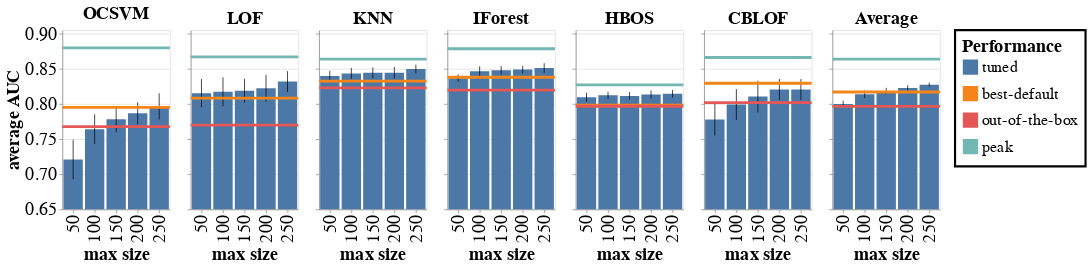

The notebook cell saved with this chart:
### Markdown cell above
# Fixed validation set multiple runs with limit

### Code cell
chart = compare_plot_fixed_size_bars_multiple_runs('absolute_validation_set_multiple_10runs_max_25', REFERENCES, datasets_to_use)
big_chart(chart)

### Figure 1 — Vega-Lite specification as saved in the notebook (floating-point values rounded to 4 significant figures)
{"config": {"view": {"continuousWidth": 400, "continuousHeight": 300}, "axis": {"labelFontSize": 25, "titleFontSize": 25}, "legend": {"cornerRadius": 0, "labelFontSize": 23, "labelLimit": 0, "orient": "right", "padding": 10, "strokeColor": "black", "strokeWidth": 3, "symbolSize": 300, "symbolStrokeWidth": 4, "titleFontSize": 25, "titleLimit": 0}, "title": {"fontSize": 25, "subtitleFontSize": 25}}, "hconcat": [{"layer": [{"data": {"name": "data-558810ce6173d633259a7916576d6b80"}, "mark": {"type": "bar", "clip": true}, "encoding": {"color": {"type": "nominal", "field": "reference", "legend": {"title": "Performance"}, "scale": {"domain": ["tuned", "best-default", "out-of-the-box", "peak"]}}, "x": {"type": "ordinal", "field": "size", "scale": {"reverse": false}, "title": "max size"}, "y": {"type": "quantitative", "axis": {"title": "average AUC"}, "field": "test_auc_mean", "scale": {"domain": [0.65, 0.905]}}}}, {"data": {"name": "data-558810ce6173d633259a7916576d6b80"}, "mark": "rule", "encoding": {"x": {"type": "ordinal", "field": "size", "scale": {"reverse": false}, "title": "max size"}, "y": {"type": "quantitative", "field": "min_error", "scale": {"domain": [0.65, 0.905]}}, "y2": {"field": "max_error"}}}, {"data": {"name": "data-2f2f164ceda15bb274339646c7843c2a"}, "mark": {"type": "rule", "strokeWidth": 4}, "encoding": {"color": {"type": "nominal", "field": "reference"}, "y": {"type": "quantitative", "field": "test_auc", "scale": {"domain": [0.65, 0.905]}}}}], "height": 250, "resolve": {"scale": {"y": "shared"}}, "title": "OCSVM", "width": 150}, {"layer": [{"data": {"name": "data-28a8447e173298cdb214b820b9483259"}, "mark": {"type": "bar", "clip": true}, "encoding": {"color": {"type": "nominal", "field": "reference", "legend": {"title": "Performance"}, "scale": {"domain": ["tuned", "best-default", "out-of-the-box", "peak"]}}, "x": {"type": "ordinal", "field": "size", "scale": {"reverse": false}, "title": "max size"}, "y": {"type": "quantitative", "axis": {"labels": false, "title": null}, "field": "test_auc_mean", "scale": {"domain": [0.65, 0.905]}}}}, {"data": {"name": "data-28a8447e173298cdb214b820b9483259"}, "mark": "rule", "encoding": {"x": {"type": "ordinal", "field": "size", "scale": {"reverse": false}, "title": "max size"}, "y": {"type": "quantitative", "field": "min_error", "scale": {"domain": [0.65, 0.905]}}, "y2": {"field": "max_error"}}}, {"data": {"name": "data-ebc6c3cc82869a03e2ed3b8ba43a4183"}, "mark": {"type": "rule", "strokeWidth": 4}, "encoding": {"color": {"type": "nominal", "field": "reference"}, "y": {"type": "quantitative", "field": "test_auc", "scale": {"domain": [0.65, 0.905]}}}}], "height": 250, "resolve": {"scale": {"y": "shared"}}, "title": "LOF", "width": 150}, {"layer": [{"data": {"name": "data-0ac66da0768ac097fa97455f9377eb8e"}, "mark": {"type": "bar", "clip": true}, "encoding": {"color": {"type": "nominal", "field": "reference", "legend": {"title": "Performance"}, "scale": {"domain": ["tuned", "best-default", "out-of-the-box", "peak"]}}, "x": {"type": "ordinal", "field": "size", "scale": {"reverse": false}, "title": "max size"}, "y": {"type": "quantitative", "axis": {"labels": false, "title": null}, "field": "test_auc_mean", "scale": {"domain": [0.65, 0.905]}}}}, {"data": {"name": "data-0ac66da0768ac097fa97455f9377eb8e"}, "mark": "rule", "encoding": {"x": {"type": "ordinal", "field": "size", "scale": {"reverse": false}, "title": "max size"}, "y": {"type": "quantitative", "field": "min_error", "scale": {"domain": [0.65, 0.905]}}, "y2": {"field": "max_error"}}}, {"data": {"name": "data-bdf8a7840ab603533146277df137f46b"}, "mark": {"type": "rule", "strokeWidth": 4}, "encoding": {"color": {"type": "nominal", "field": "reference"}, "y": {"type": "quantitative", "field": "test_auc", "scale": {"domain": [0.65, 0.905]}}}}], "height": 250, "resolve": {"scale": {"y": "shared"}}, "title": "KNN", "width": 150}, {"layer": [{"data": {"name": "data-cb8261f3a0b7198c5cf74f2e914f6118"}, "mark": {"type": "bar", "clip": true}, "encoding": {"color": {"type": "nominal", "field": "reference", "legend": {"title": "Performance"}, "scale": {"domain": ["tuned", "best-default", "out-of-the-box", "peak"]}}, "x": {"type": "ordinal", "field": "size", "scale": {"reverse": false}, "title": "max size"}, "y": {"type": "quantitative", "axis": {"labels": false, "title": null}, "field": "test_auc_mean", "scale": {"domain": [0.65, 0.905]}}}}, {"data": {"name": "data-cb8261f3a0b7198c5cf74f2e914f6118"}, "mark": "rule", "encoding": {"x": {"type": "ordinal", "field": "size", "scale": {"reverse": false}, "title": "max size"}, "y": {"type": "quantitative", "field": "min_error", "scale": {"domain": [0.65, 0.905]}}, "y2": {"field": "max_error"}}}, {"data": {"name": "data-0196b03120e5e7e91eadd9c02f41b03d"}, "mark": {"type": "rule", "strokeWidth": 4}, "encoding": {"color": {"type": "nominal", "field": "reference"}, "y": {"type": "quantitative", "field": "test_auc", "scale": {"domain": [0.65, 0.905]}}}}], "height": 250, "resolve": {"scale": {"y": "shared"}}, "title": "IForest", "width": 150}, {"layer": [{"data": {"name": "data-4df7fab0823a16116eb0c43ea19c1198"}, "mark": {"type": "bar", "clip": true}, "encoding": {"color": {"type": "nominal", "field": "reference", "legend": {"title": "Performance"}, "scale": {"domain": ["tuned", "best-default", "out-of-the-box", "peak"]}}, "x": {"type": "ordinal", "field": "size", "scale": {"reverse": false}, "title": "max size"}, "y": {"type": "quantitative", "axis": {"labels": false, "title": null}, "field": "test_auc_mean", "scale": {"domain": [0.65, 0.905]}}}}, {"data": {"name": "data-4df7fab0823a16116eb0c43ea19c1198"}, "mark": "rule", "encoding": {"x": {"type": "ordinal", "field": "size", "scale": {"reverse": false}, "title": "max size"}, "y": {"type": "quantitative", "field": "min_error", "scale": {"domain": [0.65, 0.905]}}, "y2": {"field": "max_error"}}}, {"data": {"name": "data-0818e350ef7aa0cb2c2e6cbb20315949"}, "mark": {"type": "rule", "strokeWidth": 4}, "encoding": {"color": {"type": "nominal", "field": "reference"}, "y": {"type": "quantitative", "field": "test_auc", "scale": {"domain": [0.65, 0.905]}}}}], "height": 250, "resolve": {"scale": {"y": "shared"}}, "title": "HBOS", "width": 150}, {"layer": [{"data": {"name": "data-1bcbbf0159055200ea29815d96182149"}, "mark": {"type": "bar", "clip": true}, "encoding": {"color": {"type": "nominal", "field": "reference", "legend": {"title": "Performance"}, "scale": {"domain": ["tuned", "best-default", "out-of-the-box", "peak"]}}, "x": {"type": "ordinal", "field": "size", "scale": {"reverse": false}, "title": "max size"}, "y": {"type": "quantitative", "axis": {"labels": false, "title": null}, "field": "test_auc_mean", "scale": {"domain": [0.65, 0.905]}}}}, {"data": {"name": "data-1bcbbf0159055200ea29815d96182149"}, "mark": "rule", "encoding": {"x": {"type": "ordinal", "field": "size", "scale": {"reverse": false}, "title": "max size"}, "y": {"type": "quantitative", "field": "min_error", "scale": {"domain": [0.65, 0.905]}}, "y2": {"field": "max_error"}}}, {"data": {"name": "data-28795c827af71d4092d892defd26b221"}, "mark": {"type": "rule", "strokeWidth": 4}, "encoding": {"color": {"type": "nominal", "field": "reference"}, "y": {"type": "quantitative", "field": "test_auc", "scale": {"domain": [0.65, 0.905]}}}}], "height": 250, "resolve": {"scale": {"y": "shared"}}, "title": "CBLOF", "width": 150}, {"layer": [{"data": {"name": "data-a29c3db56bf572bf203ec609c656b85b"}, "mark": {"type": "bar", "clip": true}, "encoding": {"color": {"type": "nominal", "field": "reference", "legend": {"title": "Performance"}, "scale": {"domain": ["tuned", "best-default", "out-of-the-box", "peak"]}}, "x": {"type": "ordinal", "field": "size", "scale": {"reverse": false}, "title": "max size"}, "y": {"type": "quantitative", "axis": {"labels": false, "title": null}, "field": "test_auc_mean", "scale": {"domain": [0.65, 0.905]}}}}, {"data": {"name": "data-a29c3db56bf572bf203ec609c656b85b"}, "mark": "rule", "encoding": {"x": {"type": "ordinal", "field": "size", "scale": {"reverse": false}, "title": "max size"}, "y": {"type": "quantitative", "field": "min_error", "scale": {"domain": [0.65, 0.905]}}, "y2": {"field": "max_error"}}}, {"data": {"name": "data-6f9b2e867307418b6e61744b4d36e649"}, "mark": {"type": "rule", "strokeWidth": 4}, "encoding": {"color": {"type": "nominal", "field": "reference"}, "y": {"type": "quantitative", "field": "test_auc", "scale": {"domain": [0.65, 0.905]}}}}], "height": 250, "resolve": {"scale": {"y": "shared"}}, "title": "Average", "width": 150}], "resolve": {"axis": {"y": "shared"}, "scale": {"y": "shared"}}, "$schema": "https://vega.github.io/schema/vega-lite/v4.8.1.json", "datasets": {"data-558810ce6173d633259a7916576d6b80": [{"algorithm_name": "OCSVM", "size": 50, "run_idx_mean": 4.5, "run_idx_std": 3.028, "test_auc_mean": 0.7209, "test_auc_std": 0.02805, "test_ap_mean": 0.2937, "test_ap_std": 0.02872, "reference": "tuned", "min_error": 0.6929, "max_error": 0.749}, {"algorithm_name": "OCSVM", "size": 100, "run_idx_mean": 4.5, "run_idx_std": 3.028, "test_auc_mean": 0.7641, "test_auc_std": 0.02116, "test_ap_mean": 0.3258, "test_ap_std": 0.02115, "reference": "tuned", "min_error": 0.7429, "max_error": 0.7852}, {"algorithm_name": "OCSVM", "size": 150, "run_idx_mean": 4.5, "run_idx_std": 3.028, "test_auc_mean": 0.7782, "test_auc_std": 0.01873, "test_ap_mean": 0.3279, "test_ap_std": 0.02608, "reference": "tuned", "min_error": 0.7595, "max_error": 0.7969}, {"algorithm_name": "OCSVM", "size": 200, "run_idx_mean": 4.5, "run_idx_std": 3.028, "test_auc_mean": 0.7866, "test_auc_std": 0.01564, "test_ap_mean": 0.3294, "test_ap_std": 0.02763, "reference": "tuned", "min_error": 0.771, "max_error": 0.8023}, {"algorithm_name": "OCSVM", "size": 250, "run_idx_mean": 4.5, "run_idx_std": 3.028, "test_auc_mean": 0.7966, "test_auc_std": 0.01871, "test_ap_mean": 0.3331, "test_ap_std": 0.02555, "reference": "tuned", "min_error": 0.7779, "max_error": 0.8153}], "data-2f2f164ceda15bb274339646c7843c2a": [{"index": 5, "reference": "best-default", "algorithm_name": "OCSVM", "test_auc": 0.7951, "test_ap": 0.3711}, {"index": 11, "reference": "out-of-the-box", "algorithm_name": "OCSVM", "test_auc": 0.7678, "test_ap": 0.3655}, {"index": 17, "reference": "peak", "algorithm_name": "OCSVM", "test_auc": 0.8797, "test_ap": 0.4187}], "data-28a8447e173298cdb214b820b9483259": [{"algorithm_name": "LOF", "size": 50, "run_idx_mean": 4.5, "run_idx_std": 3.028, "test_auc_mean": 0.8154, "test_auc_std": 0.02003, "test_ap_mean": 0.366, "test_ap_std": 0.03175, "reference": "tuned", "min_error": 0.7953, "max_error": 0.8354}, {"algorithm_name": "LOF", "size": 100, "run_idx_mean": 4.5, "run_idx_std": 3.028, "test_auc_mean": 0.8173, "test_auc_std": 0.02072, "test_ap_mean": 0.3638, "test_ap_std": 0.02466, "reference": "tuned", "min_error": 0.7966, "max_error": 0.838}, {"algorithm_name": "LOF", "size": 150, "run_idx_mean": 4.5, "run_idx_std": 3.028, "test_auc_mean": 0.8187, "test_auc_std": 0.01698, "test_ap_mean": 0.3675, "test_ap_std": 0.02662, "reference": "tuned", "min_error": 0.8018, "max_error": 0.8357}, {"algorithm_name": "LOF", "size": 200, "run_idx_mean": 4.5, "run_idx_std": 3.028, "test_auc_mean": 0.8222, "test_auc_std": 0.01909, "test_ap_mean": 0.3717, "test_ap_std": 0.0253, "reference": "tuned", "min_error": 0.8031, "max_error": 0.8413}, {"algorithm_name": "LOF", "size": 250, "run_idx_mean": 4.5, "run_idx_std": 3.028, "test_auc_mean": 0.8317, "test_auc_std": 0.0149, "test_ap_mean": 0.3714, "test_ap_std": 0.02606, "reference": "tuned", "min_error": 0.8168, "max_error": 0.8466}], "data-ebc6c3cc82869a03e2ed3b8ba43a4183": [{"index": 4, "reference": "best-default", "algorithm_name": "LOF", "test_auc": 0.8083, "test_ap": 0.3712}, {"index": 10, "reference": "out-of-the-box", "algorithm_name": "LOF", "test_auc": 0.7699, "test_ap": 0.2806}, {"index": 16, "reference": "peak", "algorithm_name": "LOF", "test_auc": 0.8668, "test_ap": 0.4337}], "data-0ac66da0768ac097fa97455f9377eb8e": [{"algorithm_name": "KNN", "size": 50, "run_idx_mean": 4.5, "run_idx_std": 3.028, "test_auc_mean": 0.8396, "test_auc_std": 0.007492, "test_ap_mean": 0.4021, "test_ap_std": 0.01325, "reference": "tuned", "min_error": 0.8321, "max_error": 0.8471}, {"algorithm_name": "KNN", "size": 100, "run_idx_mean": 4.5, "run_idx_std": 3.028, "test_auc_mean": 0.8435, "test_auc_std": 0.007772, "test_ap_mean": 0.405, "test_ap_std": 0.009079, "reference": "tuned", "min_error": 0.8357, "max_error": 0.8512}, {"algorithm_name": "KNN", "size": 150, "run_idx_mean": 4.5, "run_idx_std": 3.028, "test_auc_mean": 0.8443, "test_auc_std": 0.007686, "test_ap_mean": 0.4058, "test_ap_std": 0.008584, "reference": "tuned", "min_error": 0.8366, "max_error": 0.852}, {"algorithm_name": "KNN", "size": 200, "run_idx_mean": 4.5, "run_idx_std": 3.028, "test_auc_mean": 0.8443, "test_auc_std": 0.008165, "test_ap_mean": 0.4058, "test_ap_std": 0.01024, "reference": "tuned", "min_error": 0.8362, "max_error": 0.8525}, {"algorithm_name": "KNN", "size": 250, "run_idx_mean": 4.5, "run_idx_std": 3.028, "test_auc_mean": 0.8496, "test_auc_std": 0.006257, "test_ap_mean": 0.4143, "test_ap_std": 0.01061, "reference": "tuned", "min_error": 0.8434, "max_error": 0.8559}], "data-bdf8a7840ab603533146277df137f46b": [{"index": 3, "reference": "best-default", "algorithm_name": "KNN", "test_auc": 0.8324, "test_ap": 0.3863}, {"index": 9, "reference": "out-of-the-box", "algorithm_name": "KNN", "test_auc": 0.8229, "test_ap": 0.4132}, {"index": 15, "reference": "peak", "algorithm_name": "KNN", "test_auc": 0.8637, "test_ap": 0.4569}], "data-cb8261f3a0b7198c5cf74f2e914f6118": [{"algorithm_name": "IForest", "size": 50, "run_idx_mean": 4.5, "run_idx_std": 3.028, "test_auc_mean": 0.8367, "test_auc_std": 0.005257, "test_ap_mean": 0.3847, "test_ap_std": 0.01794, "reference": "tuned", "min_error": 0.8314, "max_error": 0.8419}, {"algorithm_name": "IForest", "size": 100, "run_idx_mean": 4.5, "run_idx_std": 3.028, "test_auc_mean": 0.8465, "test_auc_std": 0.007018, "test_ap_mean": 0.3976, "test_ap_std": 0.02174, "reference": "tuned", "min_error": 0.8395, "max_error": 0.8535}, {"algorithm_name": "IForest", "size": 150, "run_idx_mean": 4.5, "run_idx_std": 3.028, "test_auc_mean": 0.848, "test_auc_std": 0.005936, "test_ap_mean": 0.403, "test_ap_std": 0.02067, "reference": "tuned", "min_error": 0.842, "max_error": 0.8539}, {"algorithm_name": "IForest", "size": 200, "run_idx_mean": 4.5, "run_idx_std": 3.028, "test_auc_mean": 0.8488, "test_auc_std": 0.005126, "test_ap_mean": 0.4052, "test_ap_std": 0.01971, "reference": "tuned", "min_error": 0.8437, "max_error": 0.8539}, {"algorithm_name": "IForest", "size": 250, "run_idx_mean": 4.5, "run_idx_std": 3.028, "test_auc_mean": 0.8512, "test_auc_std": 0.006753, "test_ap_mean": 0.4103, "test_ap_std": 0.01873, "reference": "tuned", "min_error": 0.8444, "max_error": 0.8579}], "data-0196b03120e5e7e91eadd9c02f41b03d": [{"index": 2, "reference": "best-default", "algorithm_name": "IForest", "test_auc": 0.838, "test_ap": 0.3921}, {"index": 8, "reference": "out-of-the-box", "algorithm_name": "IForest", "test_auc": 0.8197, "test_ap": 0.3882}, {"index": 14, "reference": "peak", "algorithm_name": "IForest", "test_auc": 0.8785, "test_ap": 0.4699}], "data-4df7fab0823a16116eb0c43ea19c1198": [{"algorithm_name": "HBOS", "size": 50, "run_idx_mean": 4.5, "run_idx_std": 3.028, "test_auc_mean": 0.8095, "test_auc_std": 0.006429, "test_ap_mean": 0.3583, "test_ap_std": 0.01028, "reference": "tuned", "min_error": 0.8031, "max_error": 0.8159}, {"algorithm_name": "HBOS", "size": 100, "run_idx_mean": 4.5, "run_idx_std": 3.028, "test_auc_mean": 0.8123, "test_auc_std": 0.005006, "test_ap_mean": 0.3606, "test_ap_std": 0.009969, "reference": "tuned", "min_error": 0.8073, "max_error": 0.8173}, {"algorithm_name": "HBOS", "size": 150, "run_idx_mean": 4.5, "run_idx_std": 3.028, "test_auc_mean": 0.8114, "test_auc_std": 0.005417, "test_ap_mean": 0.3605, "test_ap_std": 0.01193, "reference": "tuned", "min_error": 0.8059, "max_error": 0.8168}, {"algorithm_name": "HBOS", "size": 200, "run_idx_mean": 4.5, "run_idx_std": 3.028, "test_auc_mean": 0.8134, "test_auc_std": 0.005715, "test_ap_mean": 0.36, "test_ap_std": 0.01242, "reference": "tuned", "min_error": 0.8077, "max_error": 0.8191}, {"algorithm_name": "HBOS", "size": 250, "run_idx_mean": 4.5, "run_idx_std": 3.028, "test_auc_mean": 0.8145, "test_auc_std": 0.005435, "test_ap_mean": 0.361, "test_ap_std": 0.01162, "reference": "tuned", "min_error": 0.8091, "max_error": 0.8199}], "data-0818e350ef7aa0cb2c2e6cbb20315949": [{"index": 1, "reference": "best-default", "algorithm_name": "HBOS", "test_auc": 0.7983, "test_ap": 0.3528}, {"index": 7, "reference": "out-of-the-box", "algorithm_name": "HBOS", "test_auc": 0.7968, "test_ap": 0.3358}, {"index": 13, "reference": "peak", "algorithm_name": "HBOS", "test_auc": 0.8271, "test_ap": 0.3861}], "data-1bcbbf0159055200ea29815d96182149": [{"algorithm_name": "CBLOF", "size": 50, "run_idx_mean": 4.5, "run_idx_std": 3.028, "test_auc_mean": 0.778, "test_auc_std": 0.02286, "test_ap_mean": 0.3853, "test_ap_std": 0.01878, "reference": "tuned", "min_error": 0.7551, "max_error": 0.8008}, {"algorithm_name": "CBLOF", "size": 100, "run_idx_mean": 4.5, "run_idx_std": 3.028, "test_auc_mean": 0.799, "test_auc_std": 0.02211, "test_ap_mean": 0.394, "test_ap_std": 0.01845, "reference": "tuned", "min_error": 0.7769, "max_error": 0.8212}, {"algorithm_name": "CBLOF", "size": 150, "run_idx_mean": 4.5, "run_idx_std": 3.028, "test_auc_mean": 0.8105, "test_auc_std": 0.02253, "test_ap_mean": 0.403, "test_ap_std": 0.01811, "reference": "tuned", "min_error": 0.788, "max_error": 0.833}, {"algorithm_name": "CBLOF", "size": 200, "run_idx_mean": 4.5, "run_idx_std": 3.028, "test_auc_mean": 0.8205, "test_auc_std": 0.01501, "test_ap_mean": 0.4061, "test_ap_std": 0.01968, "reference": "tuned", "min_error": 0.8055, "max_error": 0.8355}, {"algorithm_name": "CBLOF", "size": 250, "run_idx_mean": 4.5, "run_idx_std": 3.028, "test_auc_mean": 0.8205, "test_auc_std": 0.01486, "test_ap_mean": 0.4149, "test_ap_std": 0.0187, "reference": "tuned", "min_error": 0.8056, "max_error": 0.8354}], "data-28795c827af71d4092d892defd26b221": [{"index": 0, "reference": "best-default", "algorithm_name": "CBLOF", "test_auc": 0.8293, "test_ap": 0.427}, {"index": 6, "reference": "out-of-the-box", "algorithm_name": "CBLOF", "test_auc": 0.8019, "test_ap": 0.4023}, {"index": 12, "reference": "peak", "algorithm_name": "CBLOF", "test_auc": 0.8661, "test_ap": 0.4711}], "data-a29c3db56bf572bf203ec609c656b85b": [{"algorithm_name": "Average", "size": 50, "run_idx_mean": 4.5, "run_idx_std": 3.028, "test_auc_mean": 0.8, "test_auc_std": 0.004588, "test_ap_mean": 0.365, "test_ap_std": 0.01252, "reference": "tuned", "min_error": 0.7954, "max_error": 0.8046}, {"algorithm_name": "Average", "size": 100, "run_idx_mean": 4.5, "run_idx_std": 3.028, "test_auc_mean": 0.8138, "test_auc_std": 0.005372, "test_ap_mean": 0.3745, "test_ap_std": 0.01287, "reference": "tuned", "min_error": 0.8084, "max_error": 0.8192}, {"algorithm_name": "Average", "size": 150, "run_idx_mean": 4.5, "run_idx_std": 3.028, "test_auc_mean": 0.8185, "test_auc_std": 0.004447, "test_ap_mean": 0.378, "test_ap_std": 0.01209, "reference": "tuned", "min_error": 0.8141, "max_error": 0.823}, {"algorithm_name": "Average", "size": 200, "run_idx_mean": 4.5, "run_idx_std": 3.028, "test_auc_mean": 0.8227, "test_auc_std": 0.004085, "test_ap_mean": 0.3797, "test_ap_std": 0.0135, "reference": "tuned", "min_error": 0.8186, "max_error": 0.8267}, {"algorithm_name": "Average", "size": 250, "run_idx_mean": 4.5, "run_idx_std": 3.028, "test_auc_mean": 0.8274, "test_auc_std": 0.002894, "test_ap_mean": 0.3842, "test_ap_std": 0.01171, "reference": "tuned", "min_error": 0.8245, "max_error": 0.8303}], "data-6f9b2e867307418b6e61744b4d36e649": [{"index": 0, "reference": "best-default", "algorithm_name": "Average", "test_auc": 0.8169, "test_ap": 0.3834}, {"index": 1, "reference": "out-of-the-box", "algorithm_name": "Average", "test_auc": 0.7965, "test_ap": 0.3643}, {"index": 2, "reference": "peak", "algorithm_name": "Average", "test_auc": 0.8637, "test_ap": 0.4394}]}}
